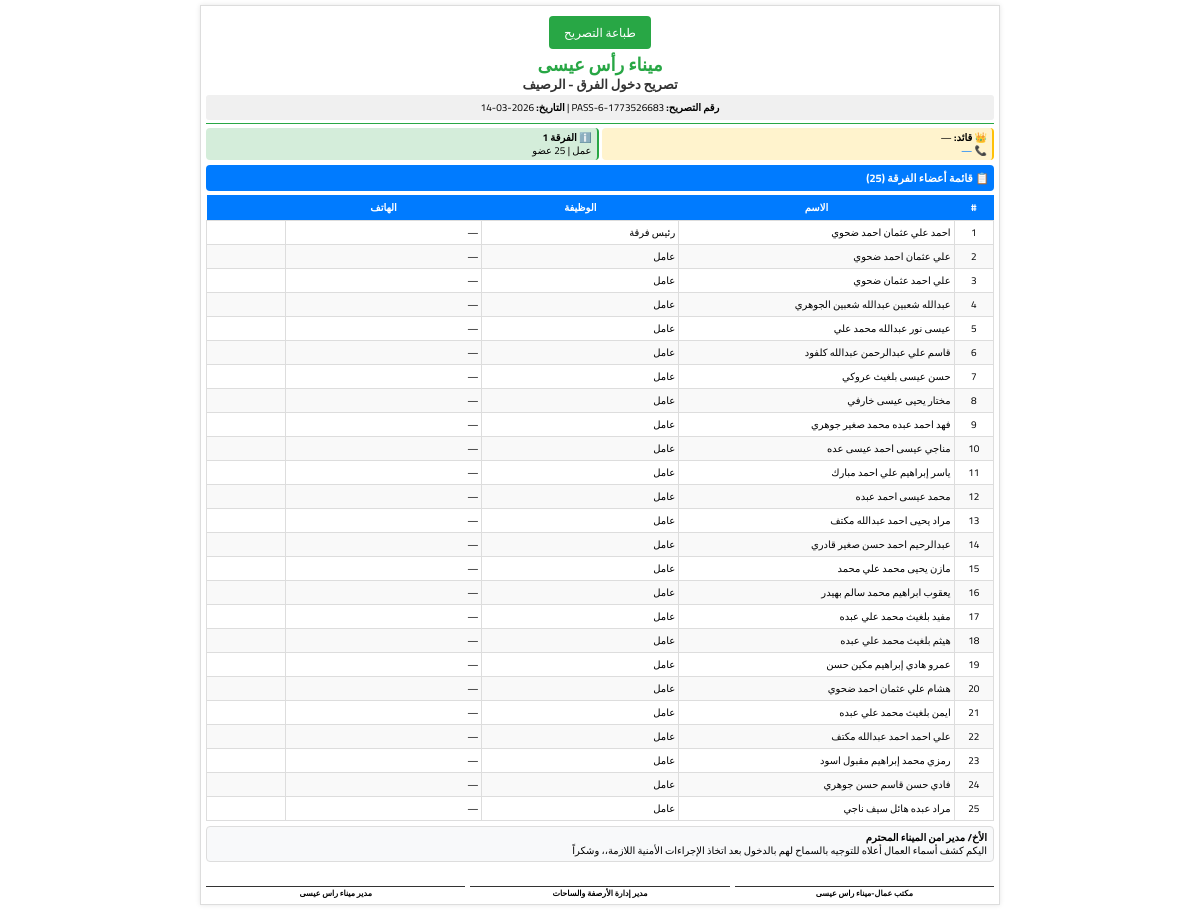
Page /team-pass/6 (signed in) on the earlier database version.
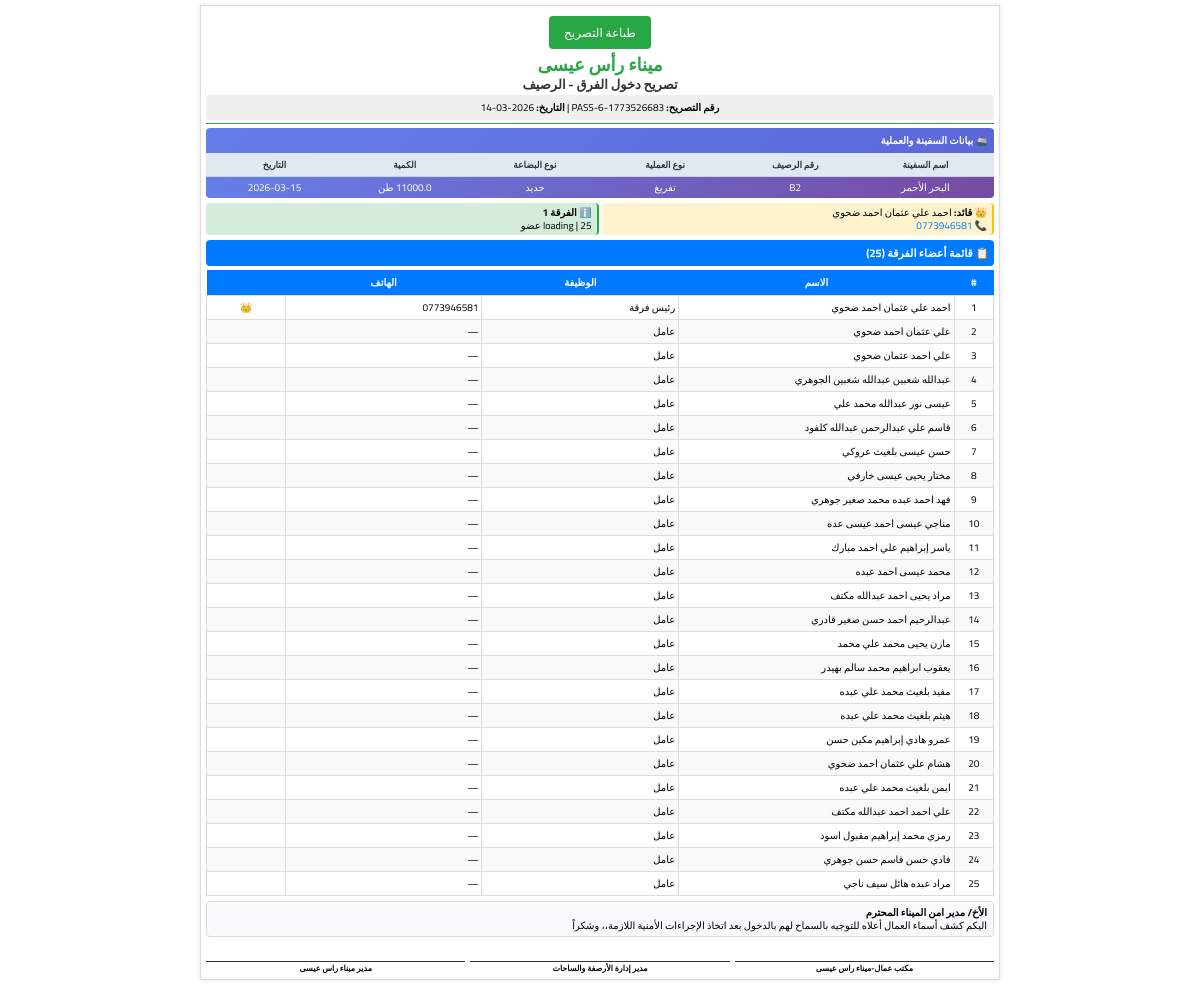
Same page on the later database version.
### models.py (models this page shows, shortened)
class Team(db.Model):
    __tablename__ = 'teams'
    id = db.Column(db.Integer, primary_key=True)
    name = db.Column(db.String(100), nullable=False)
    team_type = db.Column(db.String(50), nullable=False)
    leader_id = db.Column(db.Integer, db.ForeignKey('employees.id'), nullable=True)
    created_at = db.Column(db.DateTime, default=datetime.utcnow)
    is_active = db.Column(db.Boolean, default=True)
    members = db.relationship('Employee', foreign_keys='Employee.team_id', back_populates='team')
    leader = db.relationship('Employee', foreign_keys=[leader_id])
    operation_teams = db.relationship('OperationTeam', back_populates='team', cascade='all, delete-orphan')

class Employee(db.Model):
    __tablename__ = 'employees'
    id = db.Column(db.Integer, primary_key=True)
    name = db.Column(db.String(100), nullable=False)
    national_id = db.Column(db.String(20), unique=True, nullable=False)
    birth_place = db.Column(db.String(100), nullable=False)
    current_address = db.Column(db.String(200), nullable=False)
    birth_date = db.Column(db.Date, nullable=False)
    profession = db.Column(db.String(100), nullable=False)
    team_id = db.Column(db.Integer, db.ForeignKey('teams.id'), nullable=True)
    phone = db.Column(db.String(20))
    hire_date = db.Column(db.Date, default=datetime.utcnow)
    is_active = db.Column(db.Boolean, default=True)
    team = db.relationship('Team', foreign_keys=[team_id], back_populates='members')

class Ship(db.Model):
    __tablename__ = 'ships'
    id = db.Column(db.Integer, primary_key=True)
    name = db.Column(db.String(100), nullable=False)
    imo_number = db.Column(db.String(20), unique=True, nullable=False)
    flag = db.Column(db.String(50), nullable=False)
    ship_type = db.Column(db.String(50), nullable=False)
    length = db.Column(db.Float)
    width = db.Column(db.Float)
    draft = db.Column(db.Float)
    cargo_capacity = db.Column(db.Float)
    arrival_date = db.Column(db.DateTime, nullable=False)
    departure_date = db.Column(db.DateTime)
    berth_number = db.Column(db.String(10))
    status = db.Column(db.String(20), default='arrived')
    notes = db.Column(db.Text)

class ShipOperation(db.Model):
    __tablename__ = 'ship_operations'
    id = db.Column(db.Integer, primary_key=True)
    ship_id = db.Column(db.Integer, db.ForeignKey('ships.id'), nullable=False)
    operation_type = db.Column(db.String(50), nullable=False)
    start_time = db.Column(db.DateTime, nullable=False)
    end_time = db.Column(db.DateTime)
    cargo_type = db.Column(db.String(100))
    cargo_quantity = db.Column(db.Float)
    notes = db.Column(db.Text)
    ship = db.relationship('Ship')
    operation_teams = db.relationship('OperationTeam', back_populates='operation', cascade='all, delete-orphan')

### app.py (the view)
@app.route('/team-pass/<int:team_id>')
@login_required
def team_pass_page(team_id):
    team = Team.query.get_or_404(team_id)
    current_ops = []
    for ot in team.operation_teams:
        if not ot.operation.end_time:
            current_ops.append(ot.operation)
    return render_template('team_pass.html',
                           team=team,
                           operations=current_ops,
                           now=datetime.now())

### app.py (called while the page is built)
@app.context_processor
def inject_now():
    from datetime import datetime
    return {'now': datetime.now}

@login_manager.user_loader
def load_user(user_id):
    return User.query.get(int(user_id))

### templates/team_pass.html (shortened to what this page needs)
<!DOCTYPE html>
<html lang="ar" dir="rtl">
<head>
</head>
<body>
    <div class="pass-container">
        <div class="print-button">
            <button class="print-btn" onclick="window.print()">
                 طباعة التصريح
            </button>
        </div>
        <div class="header">
            <h1>ميناء رأس عيسى</h1>
            <h2>تصريح دخول الفرق - الرصيف</h2>
            <div class="pass-info">
                <strong>رقم التصريح:</strong> PASS-{{ team.id }}-{{ now.timestamp()|int }} |
                <strong>التاريخ:</strong> {{ now.strftime('%Y-%m-%d') }}
            </div>
        </div>
        {% if operations %}
        <div class="ship-section">
            <div class="ship-title">🚢 بيانات السفينة والعملية</div>
            <div class="ship-headers">
                <span>اسم السفينة</span>
                <span>رقم الرصيف</span>
                <span>نوع العملية</span>
                <span>نوع البضاعة</span>
                <span>الكمية</span>
                <span>التاريخ</span>
            </div>
            <div class="ship-info">
                <span>{{ operations[0].ship.name }}</span>
                <span>{{ operations[0].ship.berth_number or '—' }}</span>
                <span>{{ operations[0].operation_type }}</span>
                <span>{{ operations[0].cargo_type or '—' }}</span>
                <span>{{ operations[0].cargo_quantity or '—' }} طن</span>
                <span>{{ operations[0].start_time.strftime('%Y-%m-%d') }}</span>
            </div>
        </div>
        {% endif %}
        <div class="leader-team">
            <div class="leader-box">
                <div><strong>👑 قائد:</strong> {{ team.leader.name if team.leader else '—' }}</div>
                <div><span style="color: #007bff;">📞 {{ team.leader.phone if team.leader else '—' }}</span></div>
            </div>
            <div class="team-box">
                <div><strong>ℹ️ {{ team.name }}</strong></div>
                <div>{{ team.team_type }} | {{ team.members|length }} عضو</div>
            </div>
        </div>
        <div class="section-title">📋 قائمة أعضاء الفرقة ({{ team.members|length }})</div>
        <table>
            <thead>
                <tr>
                    <th width="5%">#</th>
                    <th width="35%">الاسم</th>
                    <th width="25%">الوظيفة</th>
                    <th width="25%">الهاتف</th>
                    <th width="10%"></th>
                </tr>
            </thead>
            <tbody>
                {% for member in team.members %}
                <tr>
                    <td style="text-align: center;">{{ loop.index }}</td>
                    <td>{{ member.name }}</td>
                    <td>{{ member.profession }}</td>
                    <td style="direction: ltr;">{{ member.phone or '—' }}</td>
                    <td style="text-align: center;">{% if member.id == team.leader_id %}👑{% endif %}</td>
                </tr>
                {% endfor %}
            </tbody>
        </table>
        <div class="footer-text">
            <strong>الأخ/ مدير امن الميناء المحترم</strong><br>
            اليكم كشف أسماء العمال أعلاه للتوجيه بالسماح لهم بالدخول بعد اتخاذ الإجراءات الأمنية اللازمة،، وشكراً
        </div>
        <div class="signatures">
            <div class="signature-box">
                <div class="signature-line"></div>
                <div class="signature-title">مكتب عمال-ميناء راس عيسى</div>
            </div>
            <div class="signature-box">
                <div class="signature-line"></div>
                <div class="signature-title">مدير إدارة الأرصفة والساحات</div>
            </div>
            <div class="signature-box">
                <div class="signature-line"></div>
                <div class="signature-title">مدير ميناء راس عيسى</div>
            </div>
        </div>
    </div>
</body>
</html>

Differences in the rows shown:
changed Team "الفرقة 1": team_type "عمل" → "loading"
now on this page (row edited): Ship: name "البحر الأحمر", berth_number "B2"
added ShipOperation: operation_type "تفريغ", cargo_type "حديد", start_time "2026-03-15"
changed Employee "احمد علي عثمان احمد ضحوي": leader (not shown) → "احمد علي عثمان احمد ضحوي"; leader (not shown) → "0773946581"; phone "—" → "0773946581"
Other differences:
{{ team.leader.name if team.leader else '—' }}: "—" → (not shown)
{{ team.leader.phone if team.leader else '—' }}: "—" → (not shown)
text now shown: "🚢 بيانات السفينة والعملية اسم السفينة رقم الرصيف نوع العملية نوع البضاعة الكمية التاريخ طن"
